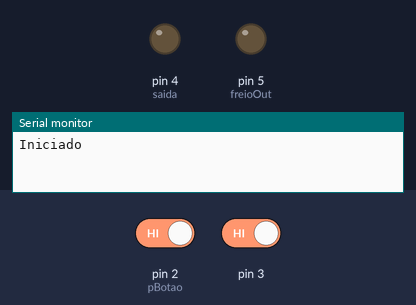
The sketch below on a simulated Arduino Uno, built with avr-gcc and run on an emulated ATmega328P. Shown: output pins drawn as LEDs (lit = HIGH), the last lines printed to the serial monitor. Inputs (shaded band) come from the test bench; at power-on: pin 2 (pBotao) HIGH, pin 3 HIGH.

Above: at 2.8 s.
2.9 s: pin 2 (pBotao) driven LOW and pin 3 driven LOW
At 3.3 s:
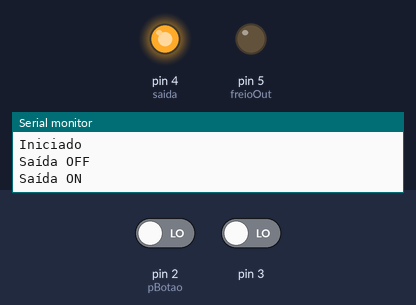
4.4 s: pin 2 (pBotao) driven HIGH
At 5.3 s:
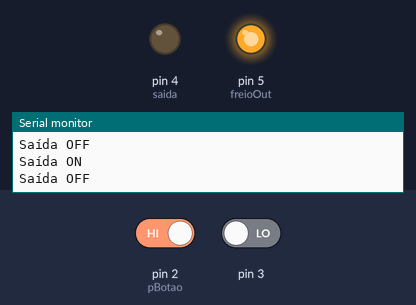
Timing chart, 0 to 7.9 s (numbered marks = the images above; inputs shaded):
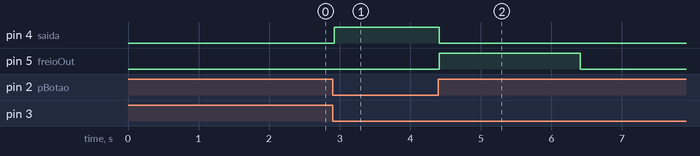

Measured:
- after the input at 2.9 s, pin 4 (saida): LOW → HIGH at once
- after the input at 4.4 s, pin 4 (saida): HIGH → LOW at once; pin 5 (freioOut): LOW → HIGH at once, → LOW 2.0 s later

The sketch:

bimanualarduino.ino
```cpp
/*
 * Acionamento bimanual
 * As portas de leitura estão configurada para usar os resistores internet de pull-up
 * Então as portas retornam HIGH normalmente e LOW quando o botão for acionado
 * O botão tem dois pinos, um pino vai direto para o arduino e o outro é ligado ao GND
 *
 * Saídas digitais:
 * - Saída para acionar equipamento
 * - RESET-OUT, Saída de RESET, acionado quando o botão reset for pressionado, para comunicar o RESET a outros equipamentos
 * - FREIO-OUT, Aciona sistema de freios
 *
 * Entradas digitais
 * - RESET-IN, Entrada de RESET, receber informação de outro equipamento para também fazer reset nesse equipamento
 * - FREIO-IN, Recebe comando de FREIO de outro equipamento
 */
#define pBotao   2 //Pino digigal 2 e 3
#define saida    4 //Pino digital 4
#define freioOut 5 //Pino digital 5

boolean saidaAcionada = false;
boolean estadoBotao[2] = {HIGH,HIGH};
unsigned long tempoBotao = 0;
unsigned long tempoFreio = 0;
byte iBotao = 0;

void setup() {
  Serial.begin( 9600 );
  Serial.println( "Iniciado" );

  pinMode( pBotao, INPUT_PULLUP );
  pinMode( pBotao + 1, INPUT_PULLUP );
  pinMode( freioOut, OUTPUT );
  digitalWrite( freioOut, LOW );

  pinMode( saida, OUTPUT );
  digitalWrite( saida, LOW );
}

void loop() {

  //desliga Frenagem depois do tempo necessário
  //Deve ficar no inicio do loop por se tratar se rotina crítica
  if ( tempoFreio > 0 ) {
    if ( millis() - tempoFreio >= 2000 ) {
      digitalWrite( freioOut, LOW );
      tempoFreio = 0;
    }
  }

  //Leitura das portas dos botões
  boolean estadoBotao_temp = digitalRead( pBotao + iBotao );
  if(estadoBotao_temp != estadoBotao[iBotao]){
    delay(10);//Aguarda um pouco para refazer a leitura dos botões
    estadoBotao_temp = digitalRead( pBotao + iBotao );
    if(estadoBotao_temp != estadoBotao[iBotao]){
      estadoBotao[iBotao] = estadoBotao_temp;
      if (!estadoBotao[iBotao]){//botão apertado
        if ( tempoBotao == 0 ){
          tempoBotao = millis();
        }
      } else if (estadoBotao[0]&&estadoBotao[1]){ //só reiniciar o ciclo quando os dois botões são liberados
        tempoBotao = 0;
      }
    }

    //Liga/Desliga saída
    if (( tempoFreio == 0 )&&(!estadoBotao[0]&&!estadoBotao[1])){ //Acionar a porta de saída quandos os dois botões estiverem pressionados
      if ((!saidaAcionada)&&(millis() - tempoBotao < 500)){ //se levar menos de 0,5 segundos entre o apertar de um botão e o outro
        saidaAcionada = true;
        digitalWrite( saida, HIGH );
      }
    } else if (( tempoFreio == 0 )&&(estadoBotao[0]||estadoBotao[1])){ //Desliga a porta de saída quando um dos botões ou os dois forem liberados
      if (saidaAcionada){
        saidaAcionada = false;
        digitalWrite( saida, LOW );

        //inicia frenagem
        if ( tempoFreio == 0 ) {
          tempoFreio = millis();
          digitalWrite( freioOut, HIGH );
        }
      }
    }
    if (saidaAcionada) {
      Serial.println( "Saída ON" );
    } else {
      Serial.println( "Saída OFF" );
    }
  }

  //troca entre botões
  iBotao++;
  if ( iBotao > 1 ) {
    iBotao=0;
  }
}
```
